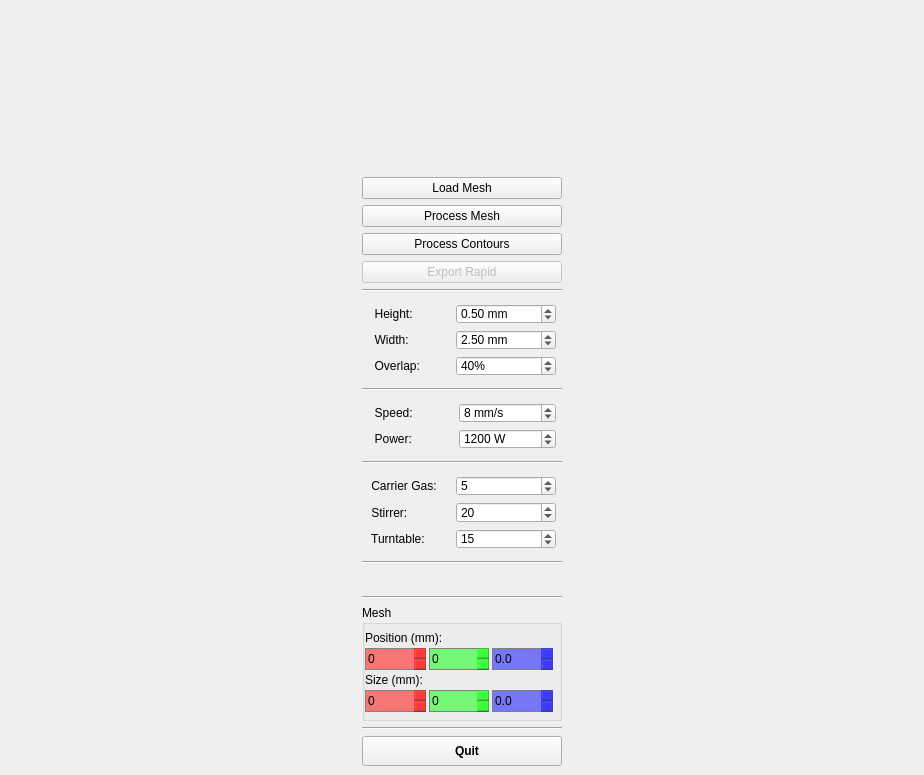
<?xml version="1.0" encoding="UTF-8"?>
<ui version="4.0">
 <class>MainWindow</class>
 <widget class="QMainWindow" name="MainWindow">
  <property name="geometry">
   <rect>
    <x>0</x>
    <y>0</y>
    <width>924</width>
    <height>775</height>
   </rect>
  </property>
  <property name="sizePolicy">
   <sizepolicy hsizetype="Preferred" vsizetype="Preferred">
    <horstretch>0</horstretch>
    <verstretch>0</verstretch>
   </sizepolicy>
  </property>
  <property name="minimumSize">
   <size>
    <width>0</width>
    <height>0</height>
   </size>
  </property>
  <property name="baseSize">
   <size>
    <width>0</width>
    <height>0</height>
   </size>
  </property>
  <property name="font">
   <font>
    <pointsize>9</pointsize>
    <weight>75</weight>
    <bold>true</bold>
   </font>
  </property>
  <property name="windowTitle">
   <string>LMD</string>
  </property>
  <property name="windowIcon">
   <iconset>
    <normaloff>logo.jpg</normaloff>logo.jpg</iconset>
  </property>
  <property name="autoFillBackground">
   <bool>false</bool>
  </property>
  <property name="tabShape">
   <enum>QTabWidget::Rounded</enum>
  </property>
  <property name="dockNestingEnabled">
   <bool>false</bool>
  </property>
  <property name="unifiedTitleAndToolBarOnMac">
   <bool>false</bool>
  </property>
  <widget class="QWidget" name="centralwidget">
   <property name="font">
    <font>
     <pointsize>9</pointsize>
     <weight>75</weight>
     <italic>false</italic>
     <bold>true</bold>
    </font>
   </property>
   <layout class="QGridLayout" name="gridLayout">
    <item row="12" column="1">
     <widget class="Line" name="line_2">
      <property name="orientation">
       <enum>Qt::Horizontal</enum>
      </property>
     </widget>
    </item>
    <item row="15" column="1">
     <widget class="Line" name="line">
      <property name="orientation">
       <enum>Qt::Horizontal</enum>
      </property>
     </widget>
    </item>
    <item row="21" column="1" rowspan="2">
     <layout class="QFormLayout" name="flPowder">
      <property name="fieldGrowthPolicy">
       <enum>QFormLayout::AllNonFixedFieldsGrow</enum>
      </property>
      <property name="margin">
       <number>6</number>
      </property>
      <item row="0" column="1">
       <widget class="QDoubleSpinBox" name="sbCarrier">
        <property name="minimumSize">
         <size>
          <width>0</width>
          <height>20</height>
         </size>
        </property>
        <property name="font">
         <font>
          <weight>50</weight>
          <bold>false</bold>
         </font>
        </property>
        <property name="decimals">
         <number>0</number>
        </property>
        <property name="maximum">
         <double>10.000000000000000</double>
        </property>
        <property name="value">
         <double>5.000000000000000</double>
        </property>
       </widget>
      </item>
      <item row="1" column="0">
       <widget class="QLabel" name="lblStirrer">
        <property name="font">
         <font>
          <weight>50</weight>
          <bold>false</bold>
         </font>
        </property>
        <property name="text">
         <string> Stirrer:   </string>
        </property>
       </widget>
      </item>
      <item row="1" column="1">
       <widget class="QDoubleSpinBox" name="sbStirrer">
        <property name="minimumSize">
         <size>
          <width>0</width>
          <height>20</height>
         </size>
        </property>
        <property name="font">
         <font>
          <weight>50</weight>
          <bold>false</bold>
         </font>
        </property>
        <property name="decimals">
         <number>0</number>
        </property>
        <property name="maximum">
         <double>50.000000000000000</double>
        </property>
        <property name="value">
         <double>20.000000000000000</double>
        </property>
       </widget>
      </item>
      <item row="2" column="0">
       <widget class="QLabel" name="lblTurntable">
        <property name="font">
         <font>
          <weight>50</weight>
          <bold>false</bold>
         </font>
        </property>
        <property name="text">
         <string> Turntable:   </string>
        </property>
       </widget>
      </item>
      <item row="2" column="1">
       <widget class="QDoubleSpinBox" name="sbTurntable">
        <property name="minimumSize">
         <size>
          <width>0</width>
          <height>20</height>
         </size>
        </property>
        <property name="font">
         <font>
          <weight>50</weight>
          <bold>false</bold>
         </font>
        </property>
        <property name="decimals">
         <number>0</number>
        </property>
        <property name="maximum">
         <double>50.000000000000000</double>
        </property>
        <property name="value">
         <double>15.000000000000000</double>
        </property>
       </widget>
      </item>
      <item row="0" column="0">
       <widget class="QLabel" name="lblCarrier">
        <property name="font">
         <font>
          <weight>50</weight>
          <bold>false</bold>
         </font>
        </property>
        <property name="text">
         <string> Carrier Gas:    </string>
        </property>
       </widget>
      </item>
     </layout>
    </item>
    <item row="28" column="1">
     <widget class="Line" name="line_4">
      <property name="orientation">
       <enum>Qt::Horizontal</enum>
      </property>
     </widget>
    </item>
    <item row="0" column="0" rowspan="34">
     <layout class="QHBoxLayout" name="boxPlot">
      <property name="spacing">
       <number>0</number>
      </property>
     </layout>
    </item>
    <item row="20" column="1">
     <widget class="Line" name="line_3">
      <property name="orientation">
       <enum>Qt::Horizontal</enum>
      </property>
     </widget>
    </item>
    <item row="25" column="1" rowspan="3">
     <spacer name="verticalSpacer">
      <property name="orientation">
       <enum>Qt::Vertical</enum>
      </property>
      <property name="sizeHint" stdset="0">
       <size>
        <width>20</width>
        <height>40</height>
       </size>
      </property>
     </spacer>
    </item>
    <item row="32" column="1">
     <widget class="Line" name="line_5">
      <property name="orientation">
       <enum>Qt::Horizontal</enum>
      </property>
     </widget>
    </item>
    <item row="13" column="1" rowspan="2">
     <layout class="QFormLayout" name="flGeometry">
      <property name="fieldGrowthPolicy">
       <enum>QFormLayout::AllNonFixedFieldsGrow</enum>
      </property>
      <property name="margin">
       <number>6</number>
      </property>
      <item row="0" column="0">
       <widget class="QLabel" name="lblHeight">
        <property name="font">
         <font>
          <weight>50</weight>
          <bold>false</bold>
         </font>
        </property>
        <property name="text">
         <string>  Height:           </string>
        </property>
       </widget>
      </item>
      <item row="0" column="1">
       <widget class="QDoubleSpinBox" name="sbHeight">
        <property name="minimumSize">
         <size>
          <width>0</width>
          <height>20</height>
         </size>
        </property>
        <property name="font">
         <font>
          <weight>50</weight>
          <bold>false</bold>
         </font>
        </property>
        <property name="suffix">
         <string> mm</string>
        </property>
        <property name="maximum">
         <double>100.000000000000000</double>
        </property>
        <property name="singleStep">
         <double>0.100000000000000</double>
        </property>
        <property name="value">
         <double>0.500000000000000</double>
        </property>
       </widget>
      </item>
      <item row="1" column="0">
       <widget class="QLabel" name="lblWidth">
        <property name="font">
         <font>
          <weight>50</weight>
          <bold>false</bold>
         </font>
        </property>
        <property name="text">
         <string>  Width:   </string>
        </property>
       </widget>
      </item>
      <item row="1" column="1">
       <widget class="QDoubleSpinBox" name="sbWidth">
        <property name="minimumSize">
         <size>
          <width>0</width>
          <height>20</height>
         </size>
        </property>
        <property name="font">
         <font>
          <weight>50</weight>
          <bold>false</bold>
         </font>
        </property>
        <property name="suffix">
         <string> mm</string>
        </property>
        <property name="maximum">
         <double>100.000000000000000</double>
        </property>
        <property name="singleStep">
         <double>0.100000000000000</double>
        </property>
        <property name="value">
         <double>2.500000000000000</double>
        </property>
       </widget>
      </item>
      <item row="2" column="0">
       <widget class="QLabel" name="lblOverlap">
        <property name="font">
         <font>
          <weight>50</weight>
          <bold>false</bold>
         </font>
        </property>
        <property name="text">
         <string>  Overlap:   </string>
        </property>
       </widget>
      </item>
      <item row="2" column="1">
       <widget class="QDoubleSpinBox" name="sbOverlap">
        <property name="minimumSize">
         <size>
          <width>0</width>
          <height>20</height>
         </size>
        </property>
        <property name="font">
         <font>
          <weight>50</weight>
          <bold>false</bold>
         </font>
        </property>
        <property name="suffix">
         <string>%</string>
        </property>
        <property name="decimals">
         <number>0</number>
        </property>
        <property name="maximum">
         <double>100.000000000000000</double>
        </property>
        <property name="singleStep">
         <double>5.000000000000000</double>
        </property>
        <property name="value">
         <double>40.000000000000000</double>
        </property>
       </widget>
      </item>
     </layout>
    </item>
    <item row="33" column="1">
     <widget class="QPushButton" name="btnQuit">
      <property name="enabled">
       <bool>true</bool>
      </property>
      <property name="sizePolicy">
       <sizepolicy hsizetype="Minimum" vsizetype="Fixed">
        <horstretch>0</horstretch>
        <verstretch>0</verstretch>
       </sizepolicy>
      </property>
      <property name="minimumSize">
       <size>
        <width>200</width>
        <height>30</height>
       </size>
      </property>
      <property name="maximumSize">
       <size>
        <width>200</width>
        <height>16777215</height>
       </size>
      </property>
      <property name="font">
       <font>
        <pointsize>9</pointsize>
        <weight>75</weight>
        <bold>true</bold>
       </font>
      </property>
      <property name="autoFillBackground">
       <bool>false</bool>
      </property>
      <property name="text">
       <string>   Quit</string>
      </property>
      <property name="icon">
       <iconset theme="application-exit">
        <normaloff/>
       </iconset>
      </property>
      <property name="flat">
       <bool>false</bool>
      </property>
     </widget>
    </item>
    <item row="11" column="1">
     <widget class="QPushButton" name="btnSaveRapid">
      <property name="enabled">
       <bool>false</bool>
      </property>
      <property name="minimumSize">
       <size>
        <width>200</width>
        <height>0</height>
       </size>
      </property>
      <property name="maximumSize">
       <size>
        <width>200</width>
        <height>16777215</height>
       </size>
      </property>
      <property name="font">
       <font>
        <weight>50</weight>
        <italic>false</italic>
        <bold>false</bold>
       </font>
      </property>
      <property name="text">
       <string>Export Rapid</string>
      </property>
     </widget>
    </item>
    <item row="16" column="1" rowspan="4">
     <layout class="QFormLayout" name="flLaser">
      <property name="margin">
       <number>6</number>
      </property>
      <item row="0" column="0">
       <widget class="QLabel" name="lblSpeed">
        <property name="font">
         <font>
          <weight>50</weight>
          <bold>false</bold>
         </font>
        </property>
        <property name="text">
         <string>  Speed:            </string>
        </property>
       </widget>
      </item>
      <item row="0" column="1">
       <widget class="QDoubleSpinBox" name="sbSpeed">
        <property name="minimumSize">
         <size>
          <width>0</width>
          <height>20</height>
         </size>
        </property>
        <property name="font">
         <font>
          <weight>50</weight>
          <bold>false</bold>
         </font>
        </property>
        <property name="suffix">
         <string> mm/s</string>
        </property>
        <property name="decimals">
         <number>0</number>
        </property>
        <property name="maximum">
         <double>100.000000000000000</double>
        </property>
        <property name="value">
         <double>8.000000000000000</double>
        </property>
       </widget>
      </item>
      <item row="1" column="0">
       <widget class="QLabel" name="lblPower">
        <property name="font">
         <font>
          <weight>50</weight>
          <bold>false</bold>
         </font>
        </property>
        <property name="text">
         <string>  Power:</string>
        </property>
       </widget>
      </item>
      <item row="1" column="1">
       <widget class="QDoubleSpinBox" name="sbPower">
        <property name="minimumSize">
         <size>
          <width>0</width>
          <height>20</height>
         </size>
        </property>
        <property name="font">
         <font>
          <weight>50</weight>
          <bold>false</bold>
         </font>
        </property>
        <property name="suffix">
         <string> W</string>
        </property>
        <property name="decimals">
         <number>0</number>
        </property>
        <property name="maximum">
         <double>3500.000000000000000</double>
        </property>
        <property name="singleStep">
         <double>10.000000000000000</double>
        </property>
        <property name="value">
         <double>1200.000000000000000</double>
        </property>
       </widget>
      </item>
     </layout>
    </item>
    <item row="29" column="1" rowspan="3">
     <widget class="QGroupBox" name="groupBox">
      <property name="font">
       <font>
        <pointsize>9</pointsize>
        <weight>50</weight>
        <bold>false</bold>
       </font>
      </property>
      <property name="title">
       <string>Mesh</string>
      </property>
      <layout class="QVBoxLayout" name="verticalLayout_2">
       <property name="spacing">
        <number>3</number>
       </property>
       <property name="leftMargin">
        <number>0</number>
       </property>
       <property name="topMargin">
        <number>6</number>
       </property>
       <property name="rightMargin">
        <number>6</number>
       </property>
       <property name="bottomMargin">
        <number>6</number>
       </property>
       <item>
        <widget class="QLabel" name="lblPosition">
         <property name="font">
          <font>
           <pointsize>9</pointsize>
          </font>
         </property>
         <property name="text">
          <string>Position (mm):</string>
         </property>
        </widget>
       </item>
       <item>
        <layout class="QGridLayout" name="glPosition" rowstretch="0">
         <property name="spacing">
          <number>3</number>
         </property>
         <item row="0" column="0">
          <widget class="QDoubleSpinBox" name="sbPositionX">
           <property name="minimumSize">
            <size>
             <width>0</width>
             <height>22</height>
            </size>
           </property>
           <property name="font">
            <font>
             <weight>50</weight>
             <bold>false</bold>
            </font>
           </property>
           <property name="autoFillBackground">
            <bool>false</bool>
           </property>
           <property name="styleSheet">
            <string notr="true">background-color: rgba(255, 0, 0, 128);
border: 1px solid gray;
</string>
           </property>
           <property name="frame">
            <bool>false</bool>
           </property>
           <property name="decimals">
            <number>0</number>
           </property>
           <property name="maximum">
            <double>1000.000000000000000</double>
           </property>
           <property name="singleStep">
            <double>5.000000000000000</double>
           </property>
          </widget>
         </item>
         <item row="0" column="1">
          <widget class="QDoubleSpinBox" name="sbPositionY">
           <property name="minimumSize">
            <size>
             <width>0</width>
             <height>22</height>
            </size>
           </property>
           <property name="font">
            <font>
             <weight>50</weight>
             <bold>false</bold>
            </font>
           </property>
           <property name="autoFillBackground">
            <bool>false</bool>
           </property>
           <property name="styleSheet">
            <string notr="true">background-color: rgba(0, 255, 0, 128);
border: 1px solid gray;</string>
           </property>
           <property name="wrapping">
            <bool>false</bool>
           </property>
           <property name="frame">
            <bool>false</bool>
           </property>
           <property name="buttonSymbols">
            <enum>QAbstractSpinBox::UpDownArrows</enum>
           </property>
           <property name="accelerated">
            <bool>false</bool>
           </property>
           <property name="decimals">
            <number>0</number>
           </property>
           <property name="maximum">
            <double>1000.000000000000000</double>
           </property>
           <property name="singleStep">
            <double>5.000000000000000</double>
           </property>
          </widget>
         </item>
         <item row="0" column="2">
          <widget class="QDoubleSpinBox" name="sbPositionZ">
           <property name="minimumSize">
            <size>
             <width>0</width>
             <height>22</height>
            </size>
           </property>
           <property name="font">
            <font>
             <weight>50</weight>
             <bold>false</bold>
            </font>
           </property>
           <property name="autoFillBackground">
            <bool>false</bool>
           </property>
           <property name="styleSheet">
            <string notr="true">background-color: rgba(0, 0, 255, 128);
border: 1px solid gray;</string>
           </property>
           <property name="frame">
            <bool>false</bool>
           </property>
           <property name="decimals">
            <number>1</number>
           </property>
           <property name="maximum">
            <double>1000.000000000000000</double>
           </property>
           <property name="singleStep">
            <double>5.000000000000000</double>
           </property>
          </widget>
         </item>
        </layout>
       </item>
       <item>
        <widget class="QLabel" name="lblSize">
         <property name="font">
          <font>
           <pointsize>9</pointsize>
          </font>
         </property>
         <property name="text">
          <string>Size (mm):</string>
         </property>
        </widget>
       </item>
       <item>
        <layout class="QGridLayout" name="glSize" rowstretch="0">
         <property name="spacing">
          <number>3</number>
         </property>
         <item row="0" column="0">
          <widget class="QDoubleSpinBox" name="sbSizeX">
           <property name="minimumSize">
            <size>
             <width>0</width>
             <height>22</height>
            </size>
           </property>
           <property name="font">
            <font>
             <weight>50</weight>
             <bold>false</bold>
            </font>
           </property>
           <property name="autoFillBackground">
            <bool>false</bool>
           </property>
           <property name="styleSheet">
            <string notr="true">background-color: rgba(255, 0, 0, 128);
border: 1px solid gray;
</string>
           </property>
           <property name="frame">
            <bool>false</bool>
           </property>
           <property name="decimals">
            <number>0</number>
           </property>
           <property name="maximum">
            <double>1000.000000000000000</double>
           </property>
           <property name="singleStep">
            <double>10.000000000000000</double>
           </property>
          </widget>
         </item>
         <item row="0" column="1">
          <widget class="QDoubleSpinBox" name="sbSizeY">
           <property name="minimumSize">
            <size>
             <width>0</width>
             <height>22</height>
            </size>
           </property>
           <property name="font">
            <font>
             <weight>50</weight>
             <bold>false</bold>
            </font>
           </property>
           <property name="autoFillBackground">
            <bool>false</bool>
           </property>
           <property name="styleSheet">
            <string notr="true">background-color: rgba(0, 255, 0, 128);
border: 1px solid gray;</string>
           </property>
           <property name="wrapping">
            <bool>false</bool>
           </property>
           <property name="frame">
            <bool>false</bool>
           </property>
           <property name="buttonSymbols">
            <enum>QAbstractSpinBox::UpDownArrows</enum>
           </property>
           <property name="accelerated">
            <bool>false</bool>
           </property>
           <property name="decimals">
            <number>0</number>
           </property>
           <property name="maximum">
            <double>1000.000000000000000</double>
           </property>
           <property name="singleStep">
            <double>10.000000000000000</double>
           </property>
          </widget>
         </item>
         <item row="0" column="2">
          <widget class="QDoubleSpinBox" name="sbSizeZ">
           <property name="minimumSize">
            <size>
             <width>0</width>
             <height>22</height>
            </size>
           </property>
           <property name="font">
            <font>
             <weight>50</weight>
             <bold>false</bold>
            </font>
           </property>
           <property name="autoFillBackground">
            <bool>false</bool>
           </property>
           <property name="styleSheet">
            <string notr="true">background-color: rgba(0, 0, 255, 128);
border: 1px solid gray;</string>
           </property>
           <property name="frame">
            <bool>false</bool>
           </property>
           <property name="decimals">
            <number>1</number>
           </property>
           <property name="maximum">
            <double>1000.000000000000000</double>
           </property>
           <property name="singleStep">
            <double>10.000000000000000</double>
           </property>
          </widget>
         </item>
        </layout>
       </item>
      </layout>
     </widget>
    </item>
    <item row="1" column="1">
     <widget class="QLabel" name="lblLogo">
      <property name="minimumSize">
       <size>
        <width>120</width>
        <height>120</height>
       </size>
      </property>
      <property name="text">
       <string/>
      </property>
      <property name="pixmap">
       <pixmap>logo.jpg</pixmap>
      </property>
      <property name="alignment">
       <set>Qt::AlignCenter</set>
      </property>
     </widget>
    </item>
    <item row="23" column="1" rowspan="2">
     <widget class="Line" name="line_6">
      <property name="orientation">
       <enum>Qt::Horizontal</enum>
      </property>
     </widget>
    </item>
    <item row="10" column="1">
     <widget class="QPushButton" name="btnProcessContours">
      <property name="enabled">
       <bool>true</bool>
      </property>
      <property name="font">
       <font>
        <weight>50</weight>
        <bold>false</bold>
       </font>
      </property>
      <property name="text">
       <string>Process Contours</string>
      </property>
     </widget>
    </item>
    <item row="9" column="1">
     <widget class="QPushButton" name="btnProcessMesh">
      <property name="enabled">
       <bool>true</bool>
      </property>
      <property name="minimumSize">
       <size>
        <width>200</width>
        <height>0</height>
       </size>
      </property>
      <property name="maximumSize">
       <size>
        <width>200</width>
        <height>16777215</height>
       </size>
      </property>
      <property name="font">
       <font>
        <weight>50</weight>
        <bold>false</bold>
       </font>
      </property>
      <property name="text">
       <string>Process Mesh</string>
      </property>
     </widget>
    </item>
    <item row="8" column="1">
     <widget class="QPushButton" name="btnLoadMesh">
      <property name="minimumSize">
       <size>
        <width>200</width>
        <height>0</height>
       </size>
      </property>
      <property name="maximumSize">
       <size>
        <width>200</width>
        <height>16777215</height>
       </size>
      </property>
      <property name="font">
       <font>
        <weight>50</weight>
        <bold>false</bold>
       </font>
      </property>
      <property name="text">
       <string>Load Mesh</string>
      </property>
     </widget>
    </item>
   </layout>
  </widget>
 </widget>
 <resources/>
 <connections/>
</ui>
